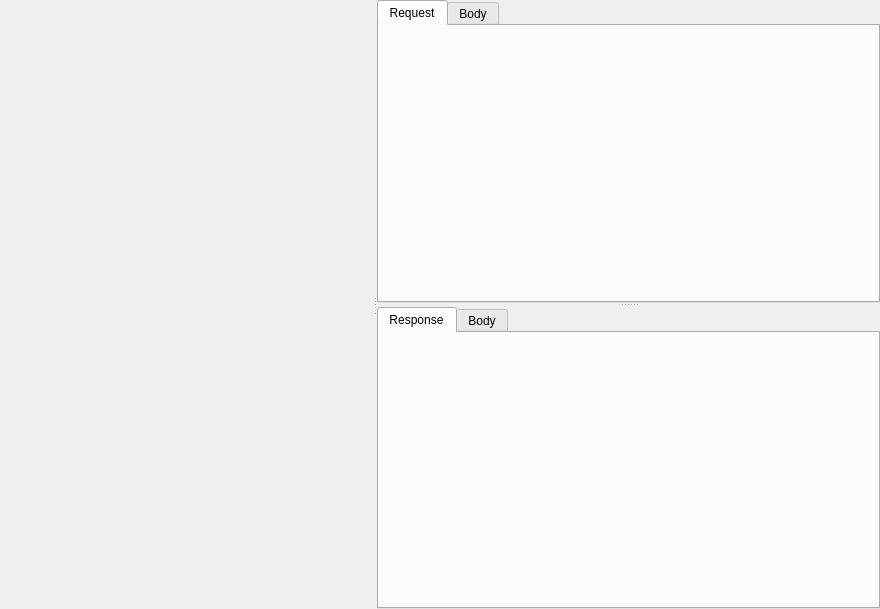
<?xml version="1.0" encoding="UTF-8"?>
<ui version="4.0">
 <class>NetworkPage</class>
 <widget class="QWidget" name="NetworkPage">
  <property name="geometry">
   <rect>
    <x>0</x>
    <y>0</y>
    <width>880</width>
    <height>609</height>
   </rect>
  </property>
  <property name="windowTitle">
   <string>Form</string>
  </property>
  <layout class="QVBoxLayout" name="verticalLayout">
   <property name="spacing">
    <number>0</number>
   </property>
   <property name="leftMargin">
    <number>0</number>
   </property>
   <property name="topMargin">
    <number>0</number>
   </property>
   <property name="rightMargin">
    <number>0</number>
   </property>
   <property name="bottomMargin">
    <number>0</number>
   </property>
   <item>
    <widget class="QSplitter" name="splitter_2">
     <property name="orientation">
      <enum>Qt::Horizontal</enum>
     </property>
     <widget class="FlowTableContainer" name="flowTableContainer" native="true"/>
     <widget class="QSplitter" name="splitter">
      <property name="orientation">
       <enum>Qt::Vertical</enum>
      </property>
      <widget class="QTabWidget" name="requestTabs">
       <widget class="QsciScintilla" name="requestText">
        <attribute name="title">
         <string>Request</string>
        </attribute>
       </widget>
       <widget class="QWidget" name="tab_2">
        <attribute name="title">
         <string>Body</string>
        </attribute>
       </widget>
      </widget>
      <widget class="QTabWidget" name="responseTabs">
       <widget class="QsciScintilla" name="responseText">
        <attribute name="title">
         <string>Response</string>
        </attribute>
       </widget>
       <widget class="QWidget" name="tab_4">
        <attribute name="title">
         <string>Body</string>
        </attribute>
       </widget>
      </widget>
     </widget>
    </widget>
   </item>
  </layout>
 </widget>
 <customwidgets>
  <customwidget>
   <class>FlowTableContainer</class>
   <extends>QWidget</extends>
   <header>network/flow_table_container.h</header>
   <container>1</container>
  </customwidget>
  <customwidget>
   <class>QsciScintilla</class>
   <extends>QWidget</extends>
   <header>Qsci/qsciscintilla.h</header>
   <container>1</container>
  </customwidget>
 </customwidgets>
 <resources/>
 <connections/>
</ui>
